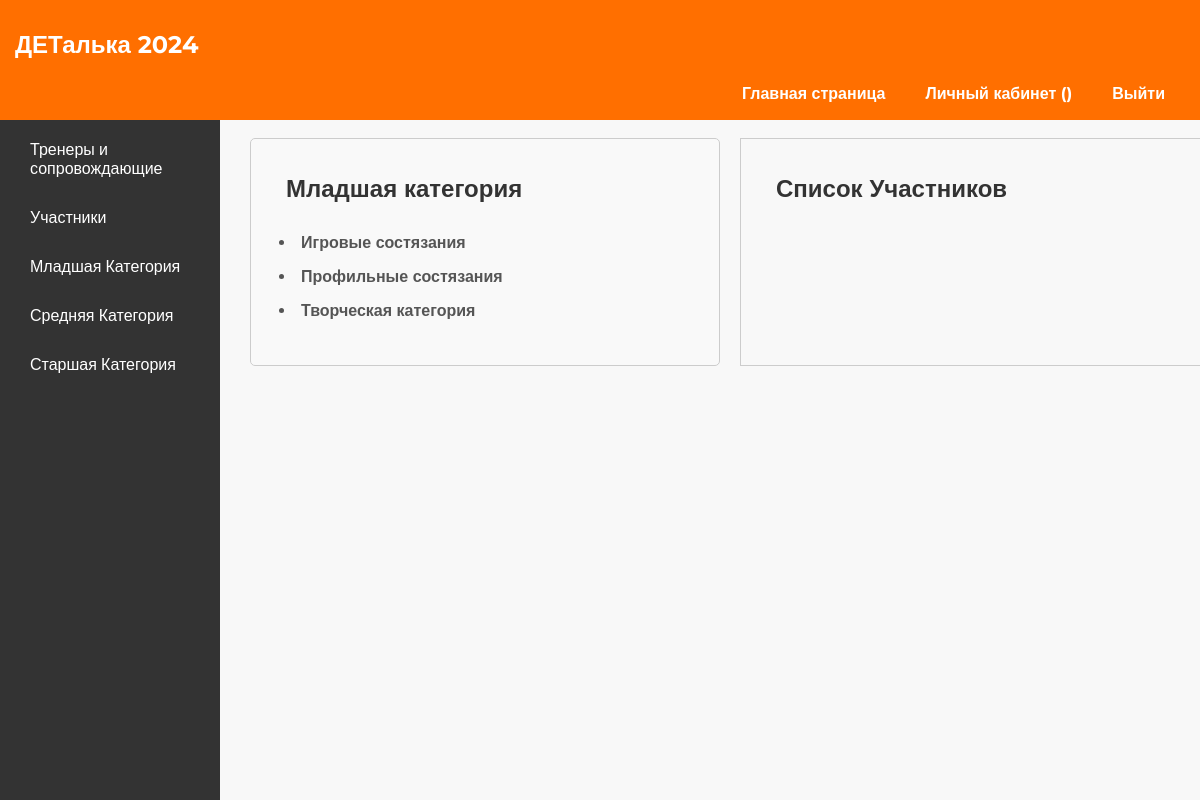
Page /dashboard/c/1/ (signed in) on the committed database.
### accounts/models.py (models this page shows, shortened)
class AgeCategory(models.Model):
    name = models.CharField(max_length=50)
    min_age = models.IntegerField()
    max_age = models.IntegerField()

class GameCategory(models.Model):
    name = models.CharField(max_length=50)
    age_category = models.ForeignKey(AgeCategory, on_delete=models.CASCADE)

### accounts/views.py (the view, shortened to what this page needs)
# urls.py: path('dashboard/c/<int:age_category_id>/', views.categories, name='categories'),
def categories(request, age_category_id):
    institution = request.user
    age_category = AgeCategory.objects.get(id=age_category_id)
    game_categories = age_category.gamecategory_set.all()
    students = Student.objects.filter(institution=institution)
    teachers = Teacher.objects.filter(institution=institution)
    teams = Team.objects.filter(institution=institution)
    context = {
        'age_category': age_category,
        'age_category_id': age_category_id,
        'game_categories': game_categories,
        'students': students,
        'teachers': teachers,
        'teams': teams,
    }
    return render(request, 'dashboard/elem.html', context)

### templates/dashboard/elem.html (shortened to what this page needs)
{% extends 'dashboard/dashboard.html' %}
{% block embedded_page_content %}
    <div class="grid-container">
        <div class="form-container" style="max-width: 100%">
            <h2>{{ age_category.name }}</h2>
            <ul>
                {% for game_category in age_category.gamecategory_set.all %}
                    <li class="game-category-toggle">{{ game_category.name }}</li>
                {% endfor %}
            </ul>
        </div>
        <div class="list-container" style="max-width: 100%">
            <h2>Список Участников</h2>
        </div>
    </div>
{% endblock %}

### static/styles.css (style rules this page uses)
body, h1, h2, h3, p, ul, li { font-family: 'Montserrat', sans-serif; }
h1, h2, h3, p, ul, li { margin: 10px; padding: 5px; }
h2, h3 { color: #333; }
body { font-family: 'Montserrat', sans-serif; background-color: #f8f8f8; }
.form-container { background-color: #f9f9f9; padding: 20px; border-radius: 5px; }
.grid-container { display: grid; grid-template-columns: 1fr 1fr; gap: 20px; }
.form-container, .list-container { border: 1px solid #ccc; padding: 20px; }
.game-category-toggle { cursor: pointer; font-weight: bold; margin-top: 5px; margin-bottom: 5px; font-size: 16px; color: #555; }

### rows in the picture
AgeCategory: name "Младшая категория"
GameCategory: name "Игровые состязания"
GameCategory: name "Профильные состязания"
GameCategory: name "Творческая категория"
